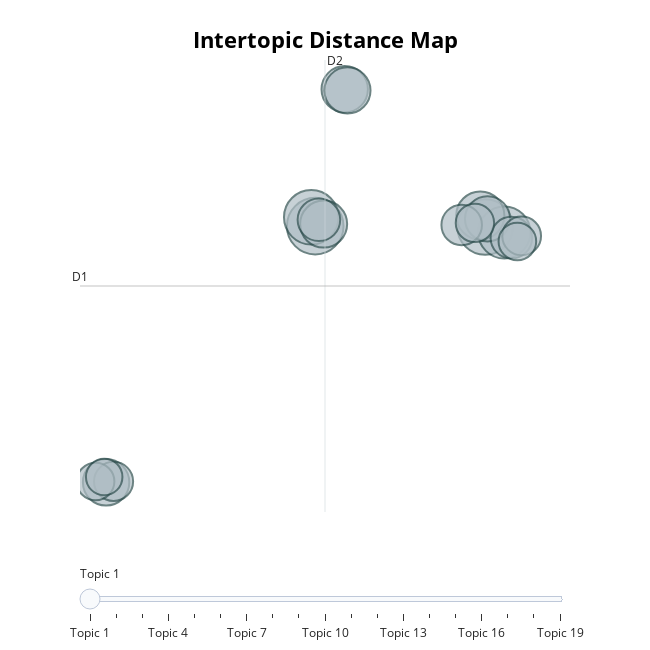

Notebook cell for this chart:
### Code cell
topic_model1.visualize_topics()

### Figure 1 — Plotly figure (JSON) as saved in the notebook; plotly's stock layout.template omitted (floating-point values rounded to 4 significant figures)
{"data": [{"customdata": [[1, "bruise | eye | makeup | black | lip", 113], [2, "camille | love | amber | see | right", 109], [3, "dr | curry | hughes | spiegel | nan", 105], [4, "amber | heard | girl | scared | face", 96], [5, "elaine | ben | chew | lawyer | objection", 82], [6, "josh | drew | wright | io | bodycam", 78], [7, "woman | victim | abuse | abuser | men", 76], [8, "johnny | year | survived | better | ever", 76], [9, "audio | punching | physical | kl | fight", 75], [10, "elaine | op | ed | time | wrote", 72], [11, "witness | expert | testimony | testify | rebuttal", 64], [12, "depp | fan | heard | team | rate", 61], [13, "jury | really | looking | hope | johnpow", 58], [14, "johnny | depp | heard | amber | survivor", 54], [15, "judgement | murdoch | bla | uk | son", 53], [16, "theemilydbaker | youtube | emily | kyduiguy | channel", 52], [17, "drug | alcohol | addiction | substance | molly", 50], [18, "text | hay | rain | sibilla | davidva", 50], [19, "depp | johnny | survivor | name | must", 47]], "hovertemplate": "<b>Topic %{customdata[0]}</b><br>Words: %{customdata[1]}<br>Size: %{customdata[2]}", "legendgroup": "", "marker": {"color": "#B0BEC5", "line": {"color": "DarkSlateGrey", "width": 2}, "size": [113, 109, 105, 96, 82, 78, 76, 76, 75, 72, 64, 61, 58, 54, 53, 52, 50, 50, 47], "sizemode": "area", "sizeref": 0.07062, "symbol": "circle"}, "mode": "markers", "name": "", "orientation": "v", "showlegend": false, "type": "scatter", "x": [4.492, 11.09, 4.338, 11.83, 10.9, 4.819, 5.637, -3.624, 5.743, 11.18, 4.635, 12.1, 10.18, -3.334, 12.5, 10.69, -4.032, 12.34, -3.698], "xaxis": "x", "y": [5.632, 5.547, 6.483, 5.018, 6.664, 5.833, 18.9, -19.19, 18.79, 6.338, 6.246, 4.517, 5.744, -19.1, 4.679, 5.943, -19.11, 4.147, -18.67], "yaxis": "y"}], "layout": {"annotations": [{"showarrow": false, "text": "D1", "x": -4.637, "y": -0.1686, "yshift": 10}, {"showarrow": false, "text": "D2", "x": 4.872, "xshift": 10, "y": 21.73}], "height": 650, "hoverlabel": {"bgcolor": "white", "font": {"family": "Rockwell", "size": 16}}, "legend": {"itemsizing": "constant", "tracegroupgap": 0}, "margin": {"t": 60}, "shapes": [{"line": {"color": "#CFD8DC", "width": 2}, "type": "line", "x0": 4.872, "x1": 4.872, "y0": -22.07, "y1": 21.73}, {"line": {"color": "#9E9E9E", "width": 2}, "type": "line", "x0": -4.637, "x1": 14.38, "y0": -0.1686, "y1": -0.1686}], "sliders": [{"active": 0, "pad": {"t": 50}, "steps": [{"args": [{"marker.color": [["red", "#B0BEC5", "#B0BEC5", "#B0BEC5", "#B0BEC5", "#B0BEC5", "#B0BEC5", "#B0BEC5", "#B0BEC5", "#B0BEC5", "#B0BEC5", "#B0BEC5", "#B0BEC5", "#B0BEC5", "#B0BEC5", "#B0BEC5", "#B0BEC5", "#B0BEC5", "#B0BEC5"]]}], "label": "Topic 1", "method": "update"}, {"args": [{"marker.color": [["#B0BEC5", "red", "#B0BEC5", "#B0BEC5", "#B0BEC5", "#B0BEC5", "#B0BEC5", "#B0BEC5", "#B0BEC5", "#B0BEC5", "#B0BEC5", "#B0BEC5", "#B0BEC5", "#B0BEC5", "#B0BEC5", "#B0BEC5", "#B0BEC5", "#B0BEC5", "#B0BEC5"]]}], "label": "Topic 2", "method": "update"}, {"args": [{"marker.color": [["#B0BEC5", "#B0BEC5", "red", "#B0BEC5", "#B0BEC5", "#B0BEC5", "#B0BEC5", "#B0BEC5", "#B0BEC5", "#B0BEC5", "#B0BEC5", "#B0BEC5", "#B0BEC5", "#B0BEC5", "#B0BEC5", "#B0BEC5", "#B0BEC5", "#B0BEC5", "#B0BEC5"]]}], "label": "Topic 3", "method": "update"}, {"args": [{"marker.color": [["#B0BEC5", "#B0BEC5", "#B0BEC5", "red", "#B0BEC5", "#B0BEC5", "#B0BEC5", "#B0BEC5", "#B0BEC5", "#B0BEC5", "#B0BEC5", "#B0BEC5", "#B0BEC5", "#B0BEC5", "#B0BEC5", "#B0BEC5", "#B0BEC5", "#B0BEC5", "#B0BEC5"]]}], "label": "Topic 4", "method": "update"}, {"args": [{"marker.color": [["#B0BEC5", "#B0BEC5", "#B0BEC5", "#B0BEC5", "red", "#B0BEC5", "#B0BEC5", "#B0BEC5", "#B0BEC5", "#B0BEC5", "#B0BEC5", "#B0BEC5", "#B0BEC5", "#B0BEC5", "#B0BEC5", "#B0BEC5", "#B0BEC5", "#B0BEC5", "#B0BEC5"]]}], "label": "Topic 5", "method": "update"}, {"args": [{"marker.color": [["#B0BEC5", "#B0BEC5", "#B0BEC5", "#B0BEC5", "#B0BEC5", "red", "#B0BEC5", "#B0BEC5", "#B0BEC5", "#B0BEC5", "#B0BEC5", "#B0BEC5", "#B0BEC5", "#B0BEC5", "#B0BEC5", "#B0BEC5", "#B0BEC5", "#B0BEC5", "#B0BEC5"]]}], "label": "Topic 6", "method": "update"}, {"args": [{"marker.color": [["#B0BEC5", "#B0BEC5", "#B0BEC5", "#B0BEC5", "#B0BEC5", "#B0BEC5", "red", "#B0BEC5", "#B0BEC5", "#B0BEC5", "#B0BEC5", "#B0BEC5", "#B0BEC5", "#B0BEC5", "#B0BEC5", "#B0BEC5", "#B0BEC5", "#B0BEC5", "#B0BEC5"]]}], "label": "Topic 7", "method": "update"}, {"args": [{"marker.color": [["#B0BEC5", "#B0BEC5", "#B0BEC5", "#B0BEC5", "#B0BEC5", "#B0BEC5", "#B0BEC5", "red", "#B0BEC5", "#B0BEC5", "#B0BEC5", "#B0BEC5", "#B0BEC5", "#B0BEC5", "#B0BEC5", "#B0BEC5", "#B0BEC5", "#B0BEC5", "#B0BEC5"]]}], "label": "Topic 8", "method": "update"}, {"args": [{"marker.color": [["#B0BEC5", "#B0BEC5", "#B0BEC5", "#B0BEC5", "#B0BEC5", "#B0BEC5", "#B0BEC5", "#B0BEC5", "red", "#B0BEC5", "#B0BEC5", "#B0BEC5", "#B0BEC5", "#B0BEC5", "#B0BEC5", "#B0BEC5", "#B0BEC5", "#B0BEC5", "#B0BEC5"]]}], "label": "Topic 9", "method": "update"}, {"args": [{"marker.color": [["#B0BEC5", "#B0BEC5", "#B0BEC5", "#B0BEC5", "#B0BEC5", "#B0BEC5", "#B0BEC5", "#B0BEC5", "#B0BEC5", "red", "#B0BEC5", "#B0BEC5", "#B0BEC5", "#B0BEC5", "#B0BEC5", "#B0BEC5", "#B0BEC5", "#B0BEC5", "#B0BEC5"]]}], "label": "Topic 10", "method": "update"}, {"args": [{"marker.color": [["#B0BEC5", "#B0BEC5", "#B0BEC5", "#B0BEC5", "#B0BEC5", "#B0BEC5", "#B0BEC5", "#B0BEC5", "#B0BEC5", "#B0BEC5", "red", "#B0BEC5", "#B0BEC5", "#B0BEC5", "#B0BEC5", "#B0BEC5", "#B0BEC5", "#B0BEC5", "#B0BEC5"]]}], "label": "Topic 11", "method": "update"}, {"args": [{"marker.color": [["#B0BEC5", "#B0BEC5", "#B0BEC5", "#B0BEC5", "#B0BEC5", "#B0BEC5", "#B0BEC5", "#B0BEC5", "#B0BEC5", "#B0BEC5", "#B0BEC5", "red", "#B0BEC5", "#B0BEC5", "#B0BEC5", "#B0BEC5", "#B0BEC5", "#B0BEC5", "#B0BEC5"]]}], "label": "Topic 12", "method": "update"}, {"args": [{"marker.color": [["#B0BEC5", "#B0BEC5", "#B0BEC5", "#B0BEC5", "#B0BEC5", "#B0BEC5", "#B0BEC5", "#B0BEC5", "#B0BEC5", "#B0BEC5", "#B0BEC5", "#B0BEC5", "red", "#B0BEC5", "#B0BEC5", "#B0BEC5", "#B0BEC5", "#B0BEC5", "#B0BEC5"]]}], "label": "Topic 13", "method": "update"}, {"args": [{"marker.color": [["#B0BEC5", "#B0BEC5", "#B0BEC5", "#B0BEC5", "#B0BEC5", "#B0BEC5", "#B0BEC5", "#B0BEC5", "#B0BEC5", "#B0BEC5", "#B0BEC5", "#B0BEC5", "#B0BEC5", "red", "#B0BEC5", "#B0BEC5", "#B0BEC5", "#B0BEC5", "#B0BEC5"]]}], "label": "Topic 14", "method": "update"}, {"args": [{"marker.color": [["#B0BEC5", "#B0BEC5", "#B0BEC5", "#B0BEC5", "#B0BEC5", "#B0BEC5", "#B0BEC5", "#B0BEC5", "#B0BEC5", "#B0BEC5", "#B0BEC5", "#B0BEC5", "#B0BEC5", "#B0BEC5", "red", "#B0BEC5", "#B0BEC5", "#B0BEC5", "#B0BEC5"]]}], "label": "Topic 15", "method": "update"}, {"args": [{"marker.color": [["#B0BEC5", "#B0BEC5", "#B0BEC5", "#B0BEC5", "#B0BEC5", "#B0BEC5", "#B0BEC5", "#B0BEC5", "#B0BEC5", "#B0BEC5", "#B0BEC5", "#B0BEC5", "#B0BEC5", "#B0BEC5", "#B0BEC5", "red", "#B0BEC5", "#B0BEC5", "#B0BEC5"]]}], "label": "Topic 16", "method": "update"}, {"args": [{"marker.color": [["#B0BEC5", "#B0BEC5", "#B0BEC5", "#B0BEC5", "#B0BEC5", "#B0BEC5", "#B0BEC5", "#B0BEC5", "#B0BEC5", "#B0BEC5", "#B0BEC5", "#B0BEC5", "#B0BEC5", "#B0BEC5", "#B0BEC5", "#B0BEC5", "red", "#B0BEC5", "#B0BEC5"]]}], "label": "Topic 17", "method": "update"}, {"args": [{"marker.color": [["#B0BEC5", "#B0BEC5", "#B0BEC5", "#B0BEC5", "#B0BEC5", "#B0BEC5", "#B0BEC5", "#B0BEC5", "#B0BEC5", "#B0BEC5", "#B0BEC5", "#B0BEC5", "#B0BEC5", "#B0BEC5", "#B0BEC5", "#B0BEC5", "#B0BEC5", "red", "#B0BEC5"]]}], "label": "Topic 18", "method": "update"}, {"args": [{"marker.color": [["#B0BEC5", "#B0BEC5", "#B0BEC5", "#B0BEC5", "#B0BEC5", "#B0BEC5", "#B0BEC5", "#B0BEC5", "#B0BEC5", "#B0BEC5", "#B0BEC5", "#B0BEC5", "#B0BEC5", "#B0BEC5", "#B0BEC5", "#B0BEC5", "#B0BEC5", "#B0BEC5", "red"]]}], "label": "Topic 19", "method": "update"}]}], "title": {"font": {"color": "Black", "size": 22}, "text": "<b>Intertopic Distance Map", "x": 0.5, "xanchor": "center", "y": 0.95, "yanchor": "top"}, "width": 650, "xaxis": {"anchor": "y", "domain": [0, 1], "range": [-4.637, 14.38], "title": {"text": ""}, "visible": false}, "yaxis": {"anchor": "x", "domain": [0, 1], "range": [-22.07, 21.73], "title": {"text": ""}, "visible": false}}}
